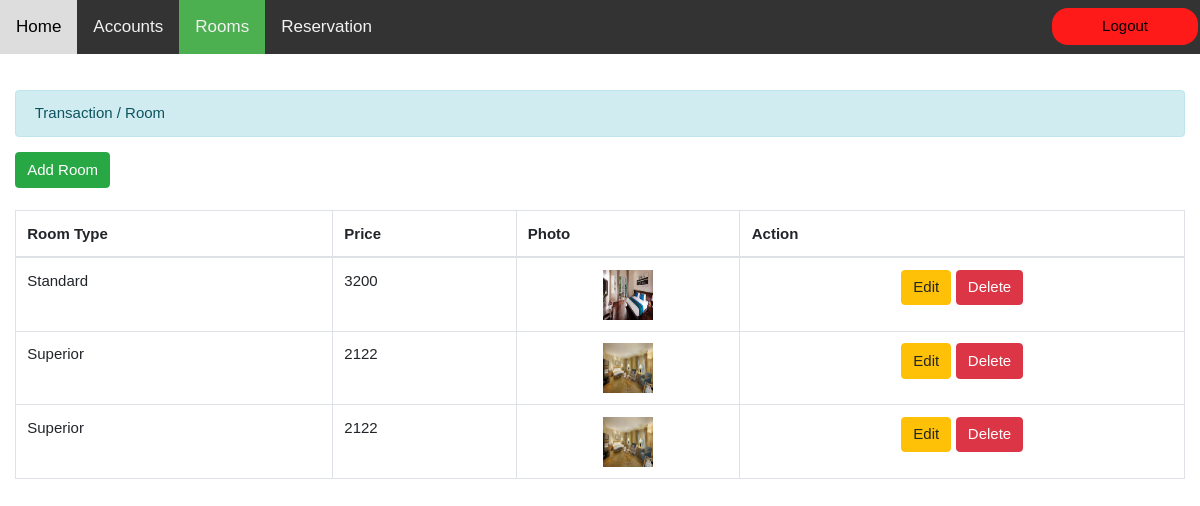
/admin/room.php (signed in), run on the app's committed database.
### tables this page shows
CREATE TABLE `room` (
  `room_id` int(11) NOT NULL,
  `room_type` varchar(50) NOT NULL,
  `price` varchar(11) NOT NULL,
  `photo` varchar(100) NOT NULL
);

### admin/room.php (the view, shortened to what this page needs)
<!DOCTYPE html>
<?php require_once "../lib/db/connect.php" ?>
<html lang="en">
<head>
    <?php include 'config.php' ?>
</head>
<body>
    <div class="admin_navbar">
        <a href="home.php">Home</a>
        <a href="account.php">Accounts</a>
        <a class="admin_active" href="room.php">Rooms</a>
        <a href="reserve.php">Reservation</a>
        <button class="outbutton" onclick="location.href='../lib/db/logout.php';"><span>Logout</span></button>
    </div>
    <div class="container-fluid" style="margin-top: 6em;">
        <div class="alert alert-info">Transaction / Room</div>
        <a class="btn btn-success" href="add_room.php">Add Room</a>
        <br />
        <br />
        <table id="table" class="table table-bordered">
            <thead>
                <tr>
                    <th>Room Type</th>
                    <th>Price</th>
                    <th>Photo</th>
                    <th>Action</th>
                </tr>
            </thead>
            <tbody>
                <?php
                $query = $conn->query("SELECT * FROM `room`") or die("Connection failed: " . $conn->connect_error);
                while ($fetch = $query->fetch_array()) {
                ?>
                    <tr>
                        <td><?php echo $fetch['room_type'] ?></td>
                        <td><?php echo $fetch['price'] ?></td>
                        <td>
                            <center><img src="../photo/<?php echo $fetch['photo'] ?>" height="50" width="50" /></center>
                        </td>
                        <td>
                            <center><a class="btn btn-warning" href="edit_room.php?room_id=<?php echo $fetch['room_id'] ?>">Edit</a> <a class="btn btn-danger" onclick="confirmationDelete(this); return false;" href="..\lib\db\delete_room_sql.php?room_id=<?php echo $fetch['room_id'] ?>">Delete</a></center>
                        </td>
                    </tr>
                <?php
                }
                ?>
            </tbody>
        </table>
    </div>
</body>
</html>

### data on the page
room: room_type "Standard", price "3200", photo (picture)
room: room_type "Superior", price "2122", photo (picture)
room: room_type "Superior", price "2122", photo (picture)
